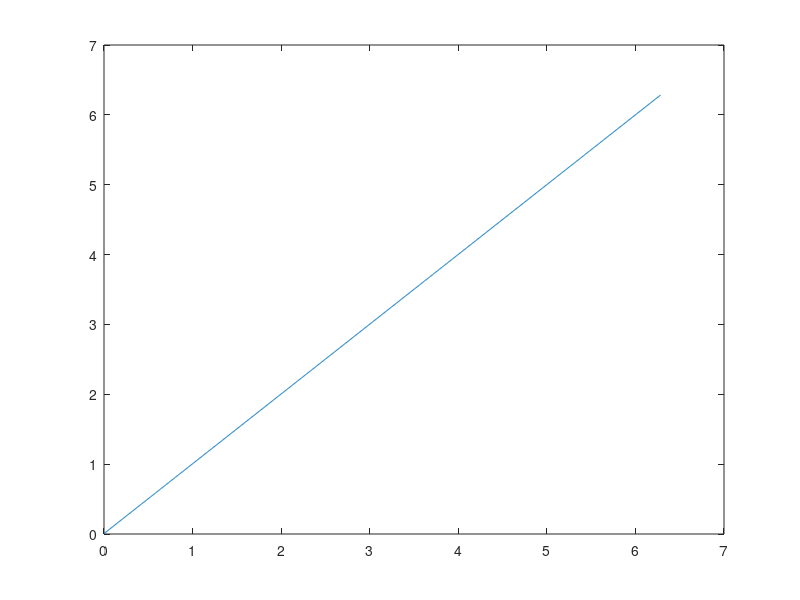

MATLAB code to generate this figure:
%calculate phase shitt betweeen two signals, test lot of values
clc
close all
clear all

t=linspace(0,1,10000); %if the lentgh of this vector is not big enought, it will failt for N<500 miserably
T=1./100; %for this case be have 100 oscillations in the whole sample area, thats 100 points per oscillation
f=1./T;
w=2.*pi.*f;

phase=0.7;
for i=1:1000
    phase=2.*pi.*i./1000;
    a=cos(2.*t.*w);
    b=cos(2.*t.*w-phase);

    fa=fft(a);
    fb=fft(b);

    n=find(abs(fa)==max(abs(fa)),1);%we find the higher value of the fft
    disp(n)
    ang_a=angle(fa(n));
    ang_b=angle(fb(n));
    disp((mod(ang_a-ang_b,2.*pi)))
    Ang(i)=((mod(ang_a-ang_b,2.*pi))); %final angle, module 2pi
end
plot(linspace(0,2.*pi,1000),Ang)
%values are the same
